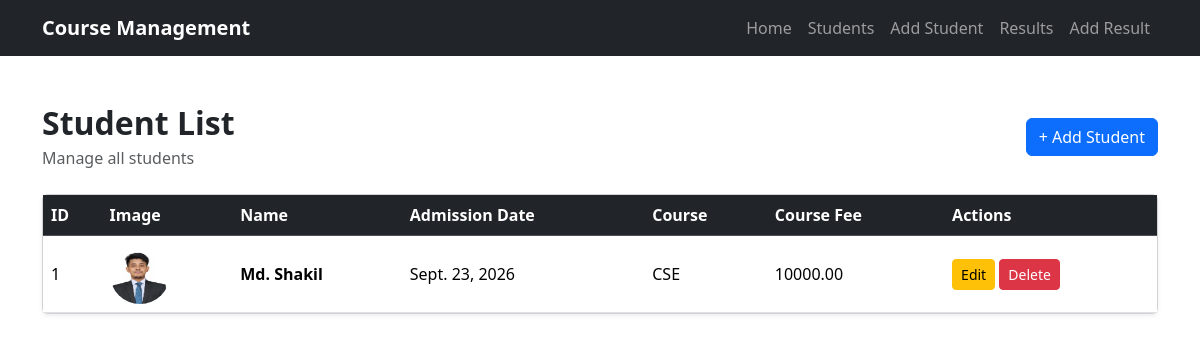
/students/, run on an earlier commit of the app's database.
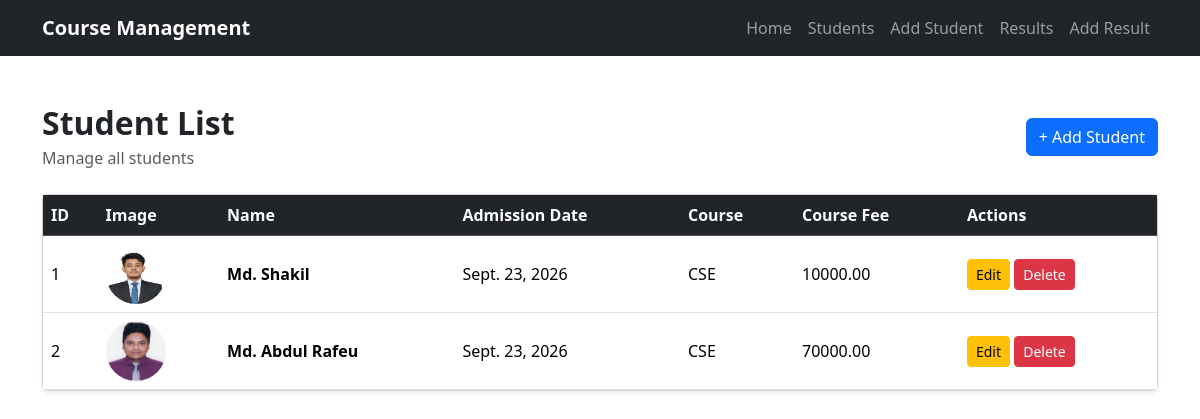
And on a later commit of the database.
### myapp/models.py (models this page shows)
class StudentModel(models.Model):
    student_name = models.CharField(max_length=100)
    image = models.ImageField(upload_to='students/')
    admission_date = models.DateField()
    course_name = models.CharField(max_length=150)
    course_fee = models.DecimalField(max_digits=10, decimal_places=2)

### myapp/views.py (the view)
# urls.py: path('students/', views.student_list, name='student_list'), path('students/create/', views.student_create, name='student_create'),
def student_list(request):
    students = StudentModel.objects.all()
    return render(request, 'student_list.html', {
        'students': students
    })

### myapp/templates/student_list.html (shortened to what this page needs)
{% extends 'base.html' %}
{% block content %}
<div class="container py-5">
<div class="d-flex justify-content-between align-items-center mb-4">
    <div>
        <h2 class="fw-bold mb-1">
            Student List
        </h2>
        <p class="text-muted mb-0">
            Manage all students
        </p>
    </div>
    <a
        href="{% url 'student_create' %}"
        class="btn btn-primary"
    >
        + Add Student
    </a>
</div>
<div class="card shadow-sm">
    <div class="card-body p-0">
        <div class="table-responsive">
            <table class="table table-hover align-middle mb-0">
                <thead class="table-dark">
                    <tr>
                        <th>ID</th>
                        <th>Image</th>
                        <th>Name</th>
                        <th>Admission Date</th>
                        <th>Course</th>
                        <th>Course Fee</th>
                        <th>Actions</th>
                    </tr>
                </thead>
                <tbody>
                    {% for student in students %}
                    <tr>
                        <td>
                            {{ forloop.counter }}
                        </td>
                        <td>
                            {% if student.image %}
                                <img
                                    src="{{ student.image.url }}"
                                    alt="{{ student.student_name }}"
                                    width="60"
                                    height="60"
                                    class="rounded-circle"
                                >
                            {% else %}
                                <span class="text-muted">
                                    No Image
                                </span>
                            {% endif %}
                        </td>
                        <td class="fw-semibold">
                            {{ student.student_name }}
                        </td>
                        <td>
                            {{ student.admission_date }}
                        </td>
                        <td>
                            {{ student.course_name }}
                        </td>
                        <td>
                            {{ student.course_fee }}
                        </td>
                        <td>
                            <a
                                href="{% url 'student_update' student.id %}"
                                class="btn btn-sm btn-warning"
                            >
                                Edit
                            </a>
                            <a
                                href="{% url 'student_delete' student.id %}"
                                class="btn btn-sm btn-danger"
                            >
                                Delete
                            </a>
                        </td>
                    </tr>
                    {% endfor %}
                </tbody>
            </table>
        </div>
    </div>
</div>
</div>
{% endblock %}

### myapp/templates/base.html (shortened to what this page needs)
<!DOCTYPE html>
<html lang="en">
<head>
<link
    href="https://cdn.jsdelivr.net/npm/bootstrap@5.3.3/dist/css/bootstrap.min.css"
    rel="stylesheet"
>
</head>
<body>
{% include 'navbar.html' %}
<main>
    {% block content %}
    {% endblock %}
</main>
</body>
</html>

### myapp/templates/navbar.html (shortened to what this page needs)
<nav class="navbar navbar-expand-lg navbar-dark bg-dark">
  <div class="container">
    <a class="navbar-brand fw-bold" href="{% url 'home' %}">
      Course Management
    </a>
    <div class="collapse navbar-collapse" id="navbarNav">
      <ul class="navbar-nav ms-auto">
        <li class="nav-item">
          <a class="nav-link" href="{% url 'home' %}"> Home </a>
        </li>
        <li class="nav-item">
          <a class="nav-link" href="{% url 'student_list' %}"> Students </a>
        </li>
        <li class="nav-item">
          <a class="nav-link" href="{% url 'student_create' %}">
            Add Student
          </a>
        </li>
        <li class="nav-item">
          <a class="nav-link" href="{% url 'result_list' %}"> Results </a>
        </li>
        <li class="nav-item">
          <a class="nav-link" href="{% url 'result_create' %}"> Add Result </a>
        </li>
      </ul>
    </div>
  </div>
</nav>

What changed in the data, as far as the page shows it:
added StudentModel: image (picture), student_name "Md. Abdul Rafeu", admission_date "Sept. 23, 2026", course_name "CSE", course_fee "70000.00"
